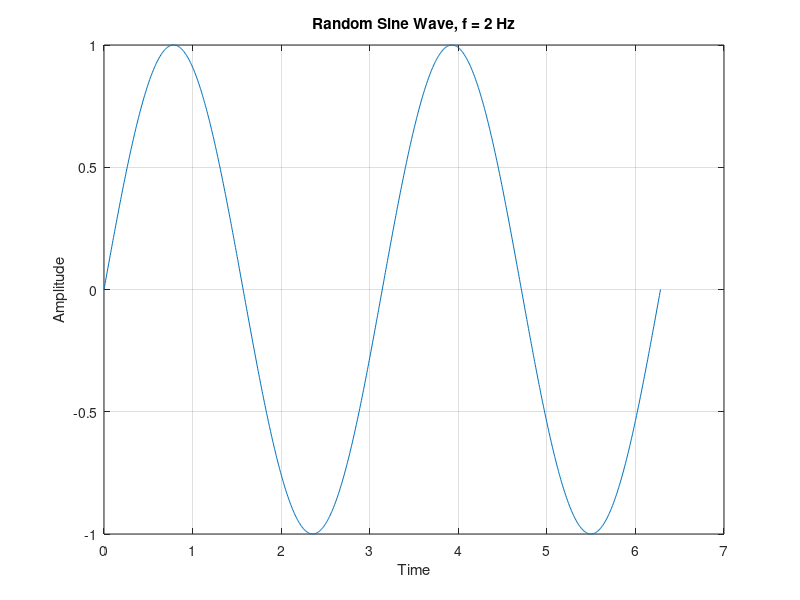

MATLAB code for this plot:

% Day 055: Random Sine Wave Generation and Plot

% Generate random frequency
f = randi([1, 10]);
t = linspace(0, 2*pi, 1000);
y = sin(f*t);

% Display frequency
fprintf('Frequency: %d Hz\n', f);

% Plot sine wave
figure;
plot(t, y);
title(['Random Sine Wave, f = ' num2str(f) ' Hz']);
xlabel('Time'); ylabel('Amplitude');
grid on;
